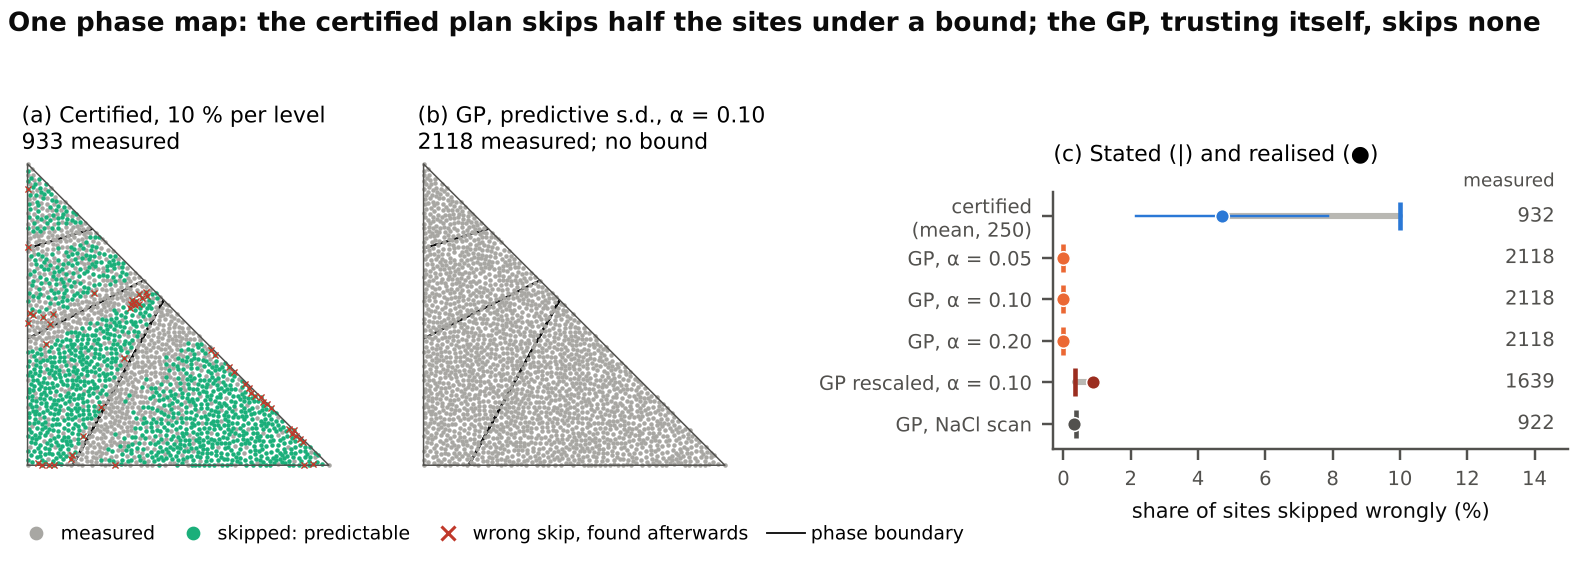

Python code for this plot:
"""
Figure 1: two campaigns on the synthetic phase map, and what each states about its wrong skips.
(a) A certified plan of average cost (quantile path, natural-neighbour interpolation, 20 % per level at 0.80).
(b) A campaign guided by the Gaussian process of the certified GP campaigns, refitted after each level, skipping a
    site when its own probability of a wrong skip is at most 0.20, with the predictive standard deviation (SI 7.2).
(c) Stated against realised share of certified-level sites skipped wrongly, with sites measured; the GP on the
    synthetic map at three thresholds and on the NaCl scan, where its fitted noise makes the statement hold.

    python -m experiments.uncertified_all syn && python manuscript/figures/fig_hook_three.py
"""
from __future__ import annotations

import json
import sys
from pathlib import Path

import matplotlib.pyplot as plt
import numpy as np
from matplotlib.lines import Line2D

FIG = Path(__file__).resolve().parent
sys.path.insert(0, str(FIG))
from fig_hook import ROOT, INK, INK2, GRID, RED  # noqa: E402
from fig_hook_compare import COL, BLUE, certified_cloud  # noqa: E402
from experiments.record import OUT as REC, REASONS, build  # noqa: E402
from experiments.synthetic_saxs import forward  # noqa: E402

ROW = "syn_env_nested_watson"
ORANGE = "#eb6834"
NOT_INT = ["not_interesting", "not_interesting+interpolable"]


def main():
    plt.rcParams.update({"font.family": "DejaVu Sans", "font.size": 7.5, "axes.edgecolor": INK2,
                         "xtick.color": INK2, "ytick.color": INK2, "axes.labelcolor": INK})
    z = np.load(REC / ROW / "sites.npz")
    lv = np.asarray(z["levels"]); cert = lv >= 3
    ds, _, _ = build(ROW, 0, {})
    P = ds.points[z["site_index"]]
    meas = z["measured"].sum(1)
    i = int(np.argmin(np.abs(meas - meas.mean())))          # a campaign of average cost
    R = np.array(REASONS)[z["reason"][i]]
    S = z["skipped"][i].astype(bool)
    A = np.isin(R, NOT_INT); B = np.isin(R, ["interpolable", "not_interesting+interpolable"])
    c_act = np.where(~S, "measured", np.where(A, "no_line", "predictable")).astype(object)
    c_wrong = S & ((A & z["interesting"][i].astype(bool)) | (B & z["fail_prior"][i].astype(bool)))

    U = ROOT / "results/uncertified"
    def unc(key, a, kind="predictive"):
        u = np.load(U / f"{key}_{kind}_a{a:.2f}.npz")
        act = u["action"].astype(object)
        act = np.where(np.isin(act, ["seed", "measured"]), "measured",
                       np.where(np.isin(act, NOT_INT), "no_line", "predictable")).astype(object)
        row = [r for r in json.loads((U / f"{key}.json").read_text()) if r["kind"] == kind and abs(r["alpha"] - a) < 1e-9][0]
        return act, u["wrong"].astype(bool), row
    g_act, g_wrong, grow = unc("syn", 0.10)

    FW, FH = 7.2, 2.55
    fig = plt.figure(figsize=(FW, FH), facecolor="white")
    mw = 0.215; mh = mw * FW / FH * 0.92
    y0 = 0.16
    keys = ["measured", "no_line", "predictable"]
    gx, gy = np.meshgrid(np.linspace(0, 1, 400), np.linspace(0, 1, 400))
    ph = forward.classify(gx.ravel(), gy.ravel())
    codes = {v: k for k, v in enumerate(sorted(set(np.asarray(ph).tolist())))}
    phc = np.array([codes[v] for v in np.asarray(ph).tolist()], float).reshape(gx.shape)
    phc[gx + gy > 1] = np.nan

    def amap(x, act, wrong, title):
        ax = fig.add_axes([x, y0, mw, mh])
        for k in keys:
            m = act == k
            ax.scatter(P[m, 0], P[m, 1], s=2.2, c=COL[k], linewidths=0, zorder=2)
        ax.contour(gx, gy, phc, levels=np.arange(len(codes)) + 0.5, colors=INK, linewidths=0.7, zorder=1)
        ax.plot([0, 1, 0, 0], [0, 0, 1, 0], color=INK2, lw=0.5)
        ax.scatter(P[wrong, 0], P[wrong, 1], s=4, marker="x", c=RED, linewidths=0.45, zorder=3)
        ax.set_xlim(-0.02, 1.02); ax.set_ylim(-0.02, 1.02); ax.set_aspect("equal")
        ax.set_title(title, loc="left", fontsize=7.2, pad=3)
        ax.axis("off")
    amap(0.005, c_act, c_wrong, f"(a) Certified, 10 % per level\n{int((~S).sum())} measured")
    amap(0.255, g_act, g_wrong, f"(b) GP, predictive s.d., α = 0.10\n{grow['measured']} measured; no bound")

    ax = fig.add_axes([0.665, y0 + 0.04, 0.325, mh - 0.1])
    cm, cr = certified_cloud(ROW, cert)
    cr = 100 * np.asarray(cr)
    rows = [("certified\n(mean, 250)", 10.0, cr.mean(), np.percentile(cr, [5, 95]), int(round(np.mean(cm))), BLUE)]
    for a in (0.05, 0.10, 0.20):
        _, _, r = unc("syn", a)
        rows.append((f"GP, α = {a:.2f}", 100 * r["stated_rate"], 100 * r["wrong_rate"], None, r["measured"], ORANGE))
    _, _, r = unc("syn", 0.10, "loo")
    rows.append(("GP rescaled, α = 0.10", 100 * r["stated_rate"], 100 * r["wrong_rate"], None, r["measured"], "#9b2d1f"))
    nacl = json.loads((ROOT / "results/hook/uncertified.json").read_text())
    nr = [r for r in nacl["uncertified"] if r["sd"] == "predictive" and r["z"] == 1.0][0]
    rows.append(("GP, NaCl scan", 100 * nr["stated_rate"], 100 * nr["wrong_rate"], None, nr["measured"], INK2))
    n = len(rows)
    for k, (lab, st, re, rng, mm, col) in enumerate(rows):
        yk = n - 1 - k
        ax.plot([st, re], [yk, yk], color=GRID, lw=2.0, zorder=1, solid_capstyle="round")
        ax.scatter([st], [yk], marker="|", s=80, c=col, linewidths=1.5, zorder=3)
        ax.scatter([re], [yk], marker="o", s=20, c=col, edgecolors="white", linewidths=0.5, zorder=4)
        if rng is not None:
            ax.plot(rng, [yk, yk], color=col, lw=0.8, zorder=2)
        ax.text(14.6, yk, f"{mm}", va="center", ha="right", fontsize=6.4, color=INK2)
    ax.set_yticks(list(range(n - 1, -1, -1)), [r[0] for r in rows], fontsize=6.4)
    ax.set_xlim(-0.3, 15.0); ax.set_ylim(-0.6, n - 0.4)
    ax.set_xlabel("share of sites skipped wrongly (%)", fontsize=6.8)
    ax.text(14.6, n - 0.38, "measured", ha="right", va="bottom", fontsize=6.0, color=INK2)
    ax.set_title("(c) Stated (|) and realised (●)", loc="left", fontsize=7.2, pad=10)
    for s_ in ("top", "right"):
        ax.spines[s_].set_visible(False)
    ax.tick_params(labelsize=6.4)

    handles = [Line2D([], [], ls="", marker="o", color=COL["measured"], markersize=3.5, label="measured"),
               Line2D([], [], ls="", marker="o", color=COL["predictable"], markersize=3.5, label="skipped: predictable"),
               Line2D([], [], ls="", marker="x", color=RED, markersize=4.5, label="wrong skip, found afterwards"),
               Line2D([], [], color=INK, lw=0.6, label="phase boundary")]
    fig.legend(handles=handles, loc="lower left", ncol=4, fontsize=6.2, frameon=False, bbox_to_anchor=(0.0, 0.0),
               columnspacing=1.0, handletextpad=0.3)
    fig.text(0.005, 0.945, "One phase map: the certified plan skips half the sites under a bound; the GP, trusting itself, skips none",
             fontsize=8.6, fontweight="bold", color=INK)
    fig.savefig(FIG / "fig_hook_three.png", dpi=220)
    fig.savefig(FIG / "fig_hook_three.pdf")
    print("wrote", FIG / "fig_hook_three.png", "campaign", int(z["seeds"][i]), int((~S).sum()), "wrong", int(c_wrong.sum()),
          "GP", grow["measured"], grow["wrong"], round(100 * grow["stated_rate"], 2), round(100 * grow["wrong_rate"], 1),
          "cert mean", round(cr.mean(), 1), np.percentile(cr, [5, 95]).round(1), "NaCl", nr["stated_rate"], nr["wrong_rate"], nr["measured"])


if __name__ == "__main__":
    main()
